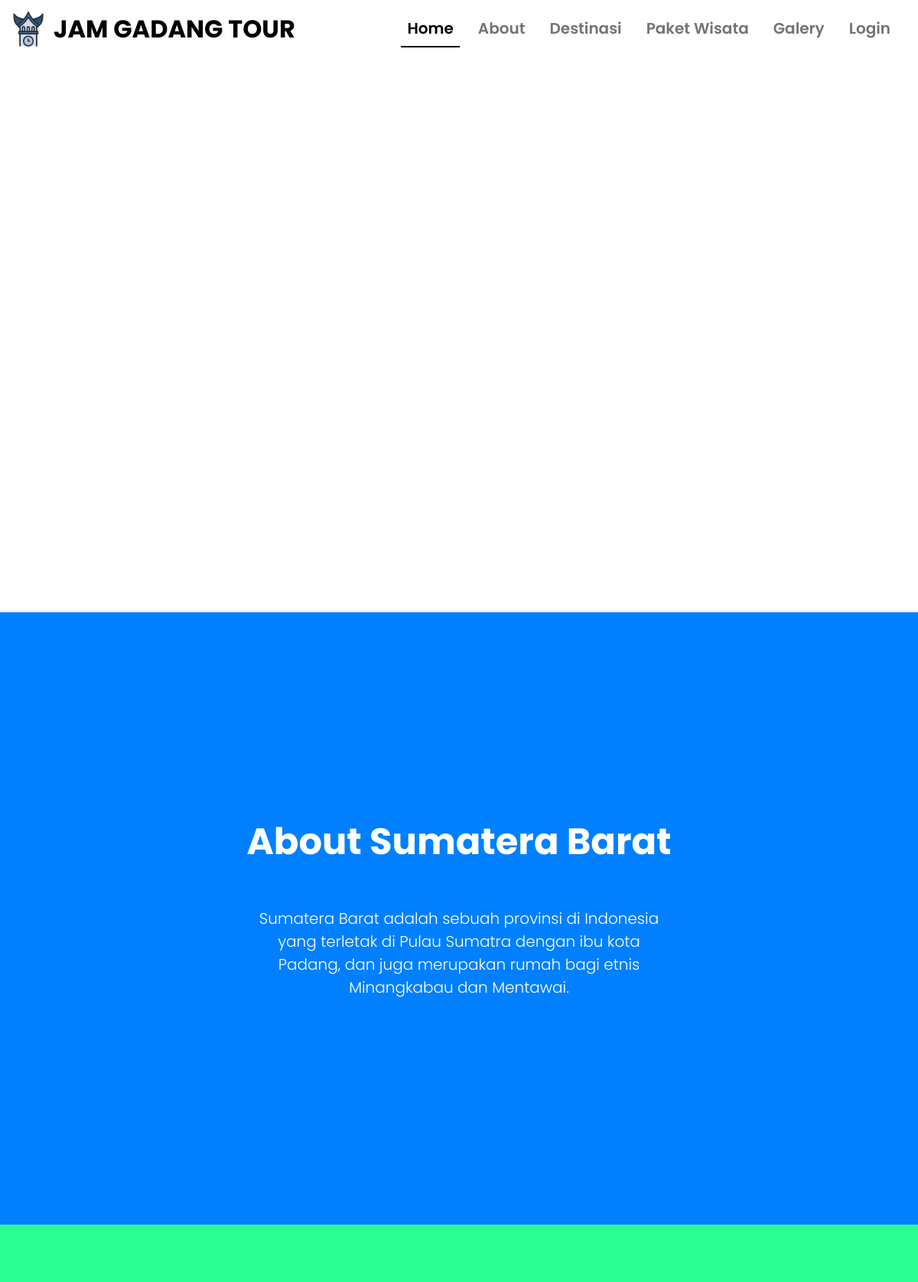
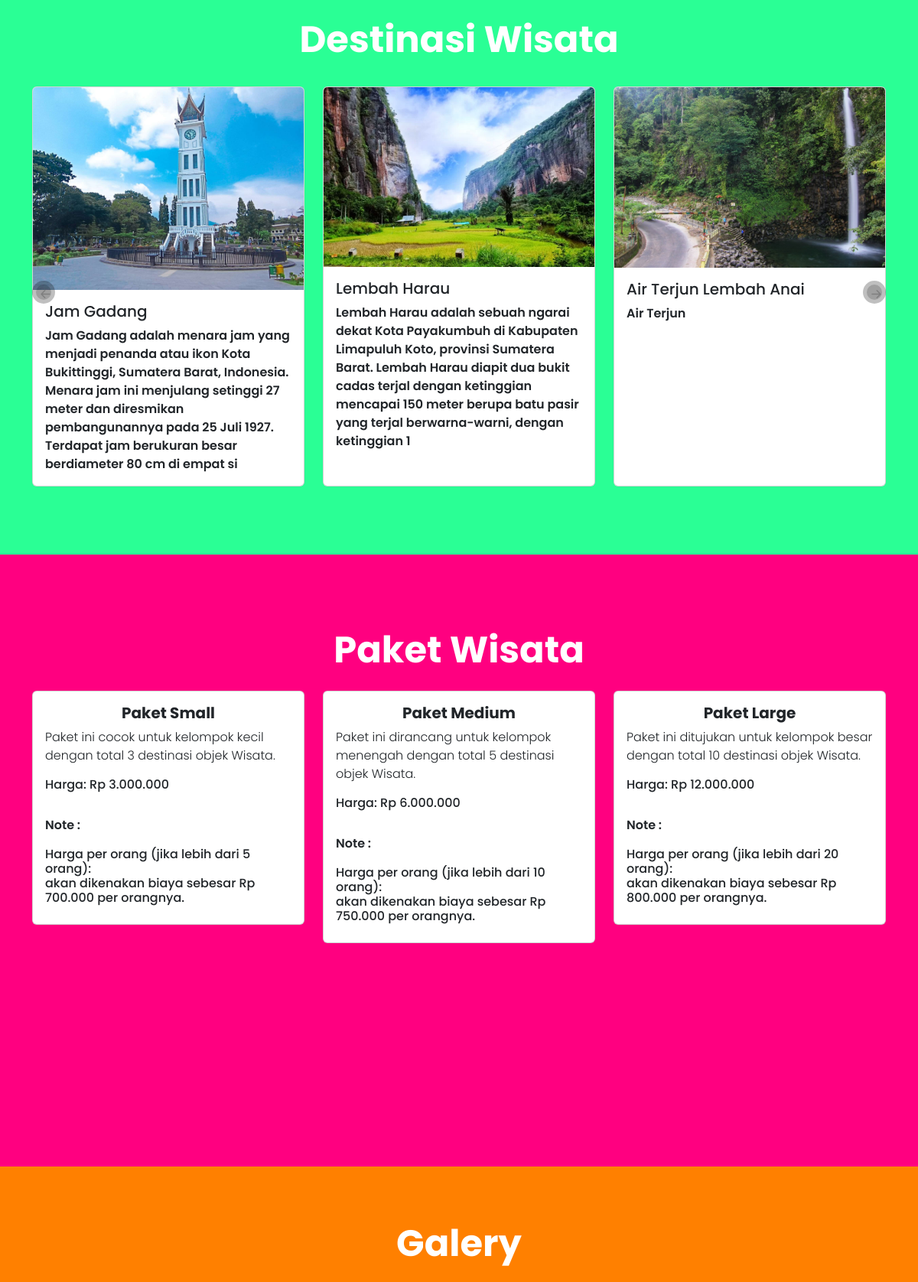
The page / (upper part) on the database its author committed (2 pictures, top to bottom).
### tables this page shows
CREATE TABLE `destinasi_wisata` (
  `id` int(11) NOT NULL,
  `foto` varchar(255) NOT NULL,
  `judul` varchar(255) NOT NULL,
  `keterangan` varchar(255) NOT NULL
);

CREATE TABLE `paket_wisata` (
  `id` int(11) NOT NULL,
  `nama_paket` varchar(50) NOT NULL,
  `deskripsi` text NOT NULL,
  `harga` int(11) NOT NULL,
  `harga_per_orang` int(11) NOT NULL,
  `kapasitas_min` int(11) NOT NULL,
  `kapasitas_max` int(11) NOT NULL
);

### index.php (the view, shortened to what this page needs)
<?php
include 'db.php';
$user_id = isset($_GET['user_id']) ? $_GET['user_id'] : null;
?>
<!doctype html>
<html lang="en">
<head>
    <link href="https://cdn.jsdelivr.net/npm/bootstrap@5.3.3/dist/css/bootstrap.min.css" rel="stylesheet">
    <link rel="stylesheet" href="./assets/css/style.css">
</head>
<body>
    <nav class="navbar navbar-expand-md navbar-custom fixed-top">
        <div class="container-fluid">
            <a class="navbar-brand text-white d-flex align-items-center" href="#">
                <img src="./assets/icon.png" alt="Jam Gadang" width="50" height="50">
                <p class="fw-bold mb-0 ms-2 fs-2 text-black">JAM GADANG TOUR</p>
            </a>
            <div class="collapse navbar-collapse" id="navbarNav">
                <ul class="navbar-nav ms-auto">
                    <li class="nav-item me-3 fs-5">
                        <a class="nav-link active" id="nav-home" aria-current="page" href="#">Home</a>
                    </li>
                    <li class="nav-item me-3 fs-5">
                        <a class="nav-link" id="nav-about" href="#about">About</a>
                    </li>
                    <li class="nav-item me-3 fs-5">
                        <a class="nav-link" id="nav-destinasi" href="#destinasi">Destinasi</a>
                    </li>
                    <li class="nav-item me-3 fs-5">
                        <a class="nav-link" id="nav-paketwisata" href="#paketwisata">Paket Wisata</a>
                    </li>
                    <li class="nav-item me-3 fs-5">
                        <a class="nav-link" id="nav-galery" href="#galery">Galery</a>
                    </li>
                    <?php if (isset($_SESSION['user'])) : ?>
                        <li class="nav-item dropdown me-3 fs-5">
                            <a class="nav-link dropdown-toggle" href="#" id="navbarDropdown" role="button" data-bs-toggle="dropdown" aria-expanded="false">
                                <?php echo htmlspecialchars($_SESSION['user']['nama']);?>
                            </a>
                            <ul class="dropdown-menu" aria-labelledby="navbarDropdown">
                                <?php if ($_SESSION['user']['role'] === 'admin') : ?>
                                    <li><a class="dropdown-item" href="admin/admin.php">Admin Zone</a></li>
                                <?php else : ?>
                                    <li><a class="dropdown-item" href="users/users.php?user_id=<?php echo $user_id ?>">Client Zone</a>
                                <?php endif; ?>
                                <li><a class="dropdown-item" href="logout.php">Logout</a></li>
                            </ul>
                        </li>
                    <?php else : ?>
                        <li class="nav-item me-3 fs-5">
                            <a class="nav-link" id="nav-login" href="#loginModal" data-bs-toggle="modal">Login</a>
                        </li>
                    <?php endif; ?>
                </ul>
            </div>
        </div>
    </nav>
    <section class="hero-section">
        <video autoplay muted loop class="video-background">
            <source src="./assets/gallery/Wonderful Indonesia - Magnificent Minangkabau  Sumatera Barat (TVC).mp4" type="video/mp4">
        </video>
        <div class="d-flex vh-100">
            <div class="container my-auto">
                <div class="text-hero text-center">
                    <h1 class="display-5 fw-bold">SUMATERA BARAT</h1>
                </div>
            </div>
        </div>
    </section>
    <section class="about-section" id="about">
        <div class="d-flex vh-100">
            <div class="container my-auto">
                <div class="text-about text-center">
                    <h1 class="display-5 fw-bold">About Sumatera Barat</h1>
                    <div class="col-lg-6 mx-auto pt-5">
                        <p class="lead mb-4 fw-light">
                            Sumatera Barat adalah sebuah provinsi di Indonesia yang terletak di Pulau Sumatra dengan ibu kota Padang, dan juga
                            merupakan rumah bagi etnis Minangkabau dan Mentawai.
                        </p>
                    </div>
                </div>
            </div>
        </div>
    </section>
    <section class="destinasi-section" id="destinasi">
        <div class="destinasi-carousel container d-flex flex-column align-items-center vh-100 position-relative mt-5">
            <div class="text-center mb-4">
                <h1 class="display-5 fw-bold">Destinasi Wisata</h1>
            </div>
            <div id="carouselDestinasi" class="carousel slide">
                <div class="carousel-inner">
                    <?php
                    $query = "SELECT * FROM destinasi_wisata";
                    $stmt = $pdo->prepare($query);
                    $stmt->execute();
                    $destinations = $stmt->fetchAll(PDO::FETCH_ASSOC);
                    if (count($destinations) > 0) {
                        $itemCount = 0;
                        foreach ($destinations as $index => $destination) {
                            if ($itemCount % 3 === 0) {
                                $activeClass = ($itemCount === 0) ? ' active' : '';
                                echo '<div class="carousel-item' . $activeClass . '"><div class="row justify-content-center">';
                            }
                            echo '<div class="col-12 col-md-4 mb-3">
                                <div class="card h-100">
                                    <img src="assets/gallery/' . htmlspecialchars($destination['foto']) . '" class="card-img-top" alt="' . htmlspecialchars($destination['judul']) . '">
                                    <div class="card-body">
                                        <h5 class="card-title">' . htmlspecialchars($destination['judul']) . '</h5>
                                        <p class="card-text">' . htmlspecialchars($destination['keterangan']) . '</p>
                                    </div>
                                </div>
                            </div>';
                            $itemCount++;
                        }
                        echo '</div></div>';
                    } else {
                        echo '<p class="text-center">No destinations found.</p>';
                    }
                    ?>
                </div>
                <button class="carousel-control-prev" type="button" data-bs-target="#carouselDestinasi" data-bs-slide="prev">
                    <span class="carousel-control-prev-icon" aria-hidden="true"></span>
                </button>
                <button class="carousel-control-next" type="button" data-bs-target="#carouselDestinasi" data-bs-slide="next">
                    <span class="carousel-control-next-icon" aria-hidden="true"></span>
                </button>
            </div>
        </div>
    </section>
    <section class="paketwisata-section" id="paketwisata">
        <div class="container py-5">
            <div class="text-center mb-4 mt-5">
                <h1 class="display-5 fw-bold">Paket Wisata</h1>
            </div>
            <div class="row row-cols-1 row-cols-md-3 g-4">
                <?php
                $sql = "SELECT * FROM paket_wisata";
                $stmt = $pdo->prepare($sql);
                $stmt->execute();
                $paket_wisata = $stmt->fetchAll(PDO::FETCH_ASSOC);
                foreach ($paket_wisata as $paket) {
                    echo "
                        <div class='col-12 col-md-4 mb-3'>
                            <div class='card'>
                                <div class='card-body'>
                                    <h5 class='card-title text-center fw-bold'> Paket " . htmlspecialchars($paket['nama_paket']) . "</h5>
                                    <p class='card-text fw-light'>" . htmlspecialchars($paket['deskripsi']) . "</p>
                                    <ul>";
                    echo "</ul>
                                    <h6>Harga: Rp " . number_format($paket['harga'], 0, ',', '.') . "</h6><br>
                                    <p>Note : <br></p>
                                    <h6>Harga per orang (jika lebih dari " . htmlspecialchars($paket['kapasitas_max']) . " orang): <br> akan dikenakan biaya sebesar Rp " . number_format($paket['harga_per_orang'], 0, ',', '.') . " per orangnya.</h6>
                                </div>
                            </div>
                        </div>";
                }
                ?>
            </div>
        </div>
    </section>
    <section class="galery-section" id="galery">
        <div class="container py-5">
            <div class="text-center mb-4 mt-4">
                <h1 class="display-5 fw-bold">Galery</h1>
            </div>
        </div>
    </section>
</body>
</html>

### assets/css/style.css (style rules this page uses)
* { margin: 0; padding: 0; box-sizing: border-box; scroll-behavior: smooth; font-family: "Poppins", sans-serif; font-style: normal; }
body { color: white; font-weight: 600; }
.navbar-custom { background-color: #ffffff; }
.nav-link { color: rgba(0, 0, 0, 0.55); }
.nav-link.active { color: rgb(0, 0, 0); border-bottom: 2px solid rgb(0, 0, 0); }
.hero-section { position: relative; height: 100vh; overflow: hidden; }
.video-background { position: absolute; top: 0; left: 0; width: 100%; height: 100%; object-fit: cover; z-index: -1; }
.text-hero h1 { font-family: "Pacifico", cursive; font-weight: 400; font-style: normal; }
.about-section, .destinasi-section, .paketwisata-section, .galery-section { height: 100vh; overflow-y: auto; }
.about-section { background-color: #0080ff; }
.destinasi-section { background-color: #2aff95; padding: 50px 0; overflow-y: auto; max-height: 100vh; }
.carousel-item { display: none; transition: transform 0.6s ease-in-out; }
.carousel-item.active { display: block; }
.carousel-item .row { display: flex; justify-content: center; }
.carousel-control-prev, .carousel-control-next { width: 30px; height: 30px; background-color: rgba(0, 0, 0, 0.5); border-radius: 50%; top: 50%; transform: translateY(-50%); }
.carousel-control-prev-icon, .carousel-control-next-icon { background-image: none; }
.carousel-control-prev-icon:after, .carousel-control-next-icon:after { content: ''; display: block; width: 20px; height: 20px; background: url('../gallery/button/arrow-left-short.svg'); background-size: 25px 25px; }
.carousel-control-next-icon:after { width: 20px; height: 20px; background: url('../gallery/button/arrow-right-short.svg'); background-size: 25px 25px; }
.paketwisata-section { background-color: #ff0080; }
.galery-section { background-color: #ff8000; }
.destinasi-section .container { height: 100%; overflow-y: auto; }
.carousel-inner { height: 100%; }
.carousel-inner .carousel-item { transition: transform 0.6s ease-in-out; }
.carousel-item.active { display: flex !important; flex-direction: column; justify-content: center; }
.carousel-control-prev, .carousel-control-next { width: 5%; height: 100%; top: 0; bottom: 0; transform: translateY(0); }
.carousel-control-prev-icon, .carousel-control-next-icon { display: block; width: 30px; height: 30px; background-color: rgba(0, 0, 0, 0.5); border-radius: 50%; }
.carousel-control-prev-icon:after, .carousel-control-next-icon:after { display: block; width: 20px; height: 20px; }
@media (min-width: 768px) { .carousel-item { height: 100%; } }
@media (min-width: 768px) { .carousel-control-prev, .carousel-control-next { width: 30px; height: 30px; top: 50%; bottom: auto; transform: translateY(-50%); } }
@media (min-width: 768px) { .carousel-control-prev-icon, .carousel-control-next-icon { width: 20px; height: 20px; } }

### rows shown on the page
destinasi_wisata: foto (picture), judul "Jam Gadang", keterangan "Jam Gadang adalah menara jam yang menjadi penanda atau ikon Kota Bukittinggi, Sumatera Barat, Indonesia. Menara jam ini menjulang setinggi 27 meter dan diresmikan pembangunannya pada 25 Juli 1927. Terdapat jam berukuran besar berdiameter 80 cm di empat si"
destinasi_wisata: foto (picture), judul "Lembah Harau", keterangan "Lembah Harau adalah sebuah ngarai dekat Kota Payakumbuh di Kabupaten Limapuluh Koto, provinsi Sumatera Barat. Lembah Harau diapit dua bukit cadas terjal dengan ketinggian mencapai 150 meter berupa batu pasir yang terjal berwarna-warni, dengan ketinggian 1"
destinasi_wisata: foto (picture), judul "Air Terjun Lembah Anai", keterangan "Air Terjun"
paket_wisata: nama_paket "Small", deskripsi "Paket ini cocok untuk kelompok kecil dengan total 3 destinasi objek Wisata.", harga "3.000.000", kapasitas_max "5", harga_per_orang "700.000"
paket_wisata: nama_paket "Medium", deskripsi "Paket ini dirancang untuk kelompok menengah dengan total 5 destinasi objek Wisata.", harga "6.000.000", kapasitas_max "10", harga_per_orang "750.000"
paket_wisata: nama_paket "Large", deskripsi "Paket ini ditujukan untuk kelompok besar dengan total 10 destinasi objek Wisata.", harga "12.000.000", kapasitas_max "20", harga_per_orang "800.000"
